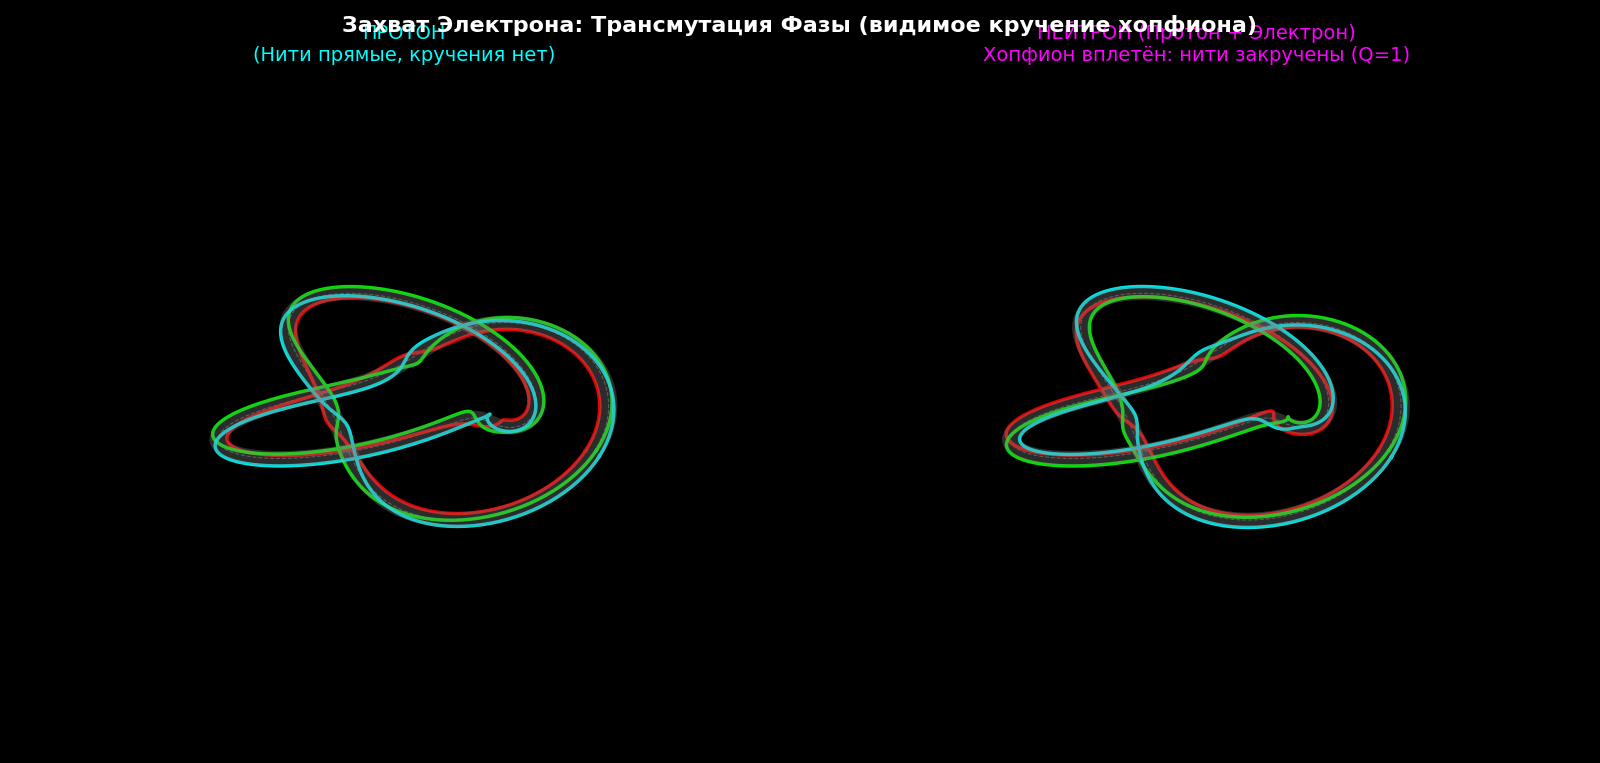

Here is the Python script that generated this plot:
import numpy as np
import matplotlib.pyplot as plt
from mpl_toolkits.mplot3d.art3d import Poly3DCollection, Line3DCollection

print("="*80)
print("РОЖДЕНИЕ НЕЙТРОНА: ТРУБКА С ЦВЕТНЫМИ НИТЯМИ (ВИДИМОЕ КРУЧЕНИЕ)")
print("="*80)

# ---------------------------------------------------------------------
# 1. Трилистник T(2,3)
# ---------------------------------------------------------------------
N_curve = 300
t = np.linspace(0, 2*np.pi, N_curve)
R, a = 2.0, 0.8

x = (R + a * np.cos(3*t)) * np.cos(2*t)
y = (R + a * np.cos(3*t)) * np.sin(2*t)
z = a * np.sin(3*t)
curve = np.vstack([x, y, z]).T

# ---------------------------------------------------------------------
# 2. Репер Френе
# ---------------------------------------------------------------------
def frenet_frame(curve):
    N_pts = len(curve)
    T = np.zeros_like(curve)
    for i in range(1, N_pts-1):
        T[i] = curve[i+1] - curve[i-1]
    T[0] = curve[1] - curve[0]
    T[-1] = curve[-1] - curve[-2]
    T = T / (np.linalg.norm(T, axis=1)[:, np.newaxis] + 1e-8)

    dT = np.zeros_like(curve)
    for i in range(1, N_pts-1):
        dT[i] = T[i+1] - T[i-1]
    dT[0] = T[1] - T[0]
    dT[-1] = T[-1] - T[-2]
    dT_norm = np.linalg.norm(dT, axis=1)
    N_vec = dT / (dT_norm[:, np.newaxis] + 1e-8)
    B_vec = np.cross(T, N_vec)
    return T, N_vec, B_vec

T, N, B = frenet_frame(curve)

# ---------------------------------------------------------------------
# 3. Построение трубок и цветных нитей
# ---------------------------------------------------------------------
def make_tube_with_threads(curve, N, B, twist_phase, radius, n_threads=3):
    """
    Возвращает:
      - vertices, faces для трубки (однотонной)
      - список нитей: каждая нить = массив точек (N_curve, 3)
    twist_phase: массив длины N_curve, добавочный угол поворота сечения.
    """
    N_pts = len(curve)
    # Углы нитей в сечении (равномерно)
    thread_angles = np.linspace(0, 2*np.pi, n_threads, endpoint=False)
    threads = [[] for _ in range(n_threads)]

    # Для трубки строим полную сетку
    n_circ = 24
    theta = np.linspace(0, 2*np.pi, n_circ, endpoint=False)
    vertices = []
    for i in range(N_pts):
        phase = twist_phase[i]
        N_rot = np.cos(phase)*N[i] + np.sin(phase)*B[i]
        B_rot = -np.sin(phase)*N[i] + np.cos(phase)*B[i]
        # Точки окружности для трубки
        for th in theta:
            vert = curve[i] + radius * (np.cos(th)*N_rot + np.sin(th)*B_rot)
            vertices.append(vert)
        # Точки для нитей (те же углы, но только несколько)
        for k, ang in enumerate(thread_angles):
            point = curve[i] + radius * (np.cos(ang)*N_rot + np.sin(ang)*B_rot)
            threads[k].append(point)

    vertices = np.array(vertices)
    # Грани трубки
    faces = []
    for i in range(N_pts-1):
        for j in range(n_circ):
            i_next = i+1
            j_next = (j+1) % n_circ
            v0 = i*n_circ + j
            v1 = i*n_circ + j_next
            v2 = i_next*n_circ + j_next
            v3 = i_next*n_circ + j
            faces.append([v0, v1, v2, v3])
    # Преобразуем нити в массивы
    threads_arrays = [np.array(th) for th in threads]
    return vertices, faces, threads_arrays

radius = 0.12  # тонкая трубка

# Протон: twist_phase = 0
twist_proton = np.zeros(N_curve)
verts_p, faces_p, threads_p = make_tube_with_threads(curve, N, B, twist_proton, radius, n_threads=3)

# Нейтрон: twist_phase от 0 до 2π
twist_neutron = 2 * np.pi * (t / (2*np.pi))
verts_n, faces_n, threads_n = make_tube_with_threads(curve, N, B, twist_neutron, radius, n_threads=3)

# ---------------------------------------------------------------------
# 4. Визуализация
# ---------------------------------------------------------------------
plt.style.use('dark_background')
fig = plt.figure(figsize=(16, 8), facecolor='black')
fig.suptitle('Захват Электрона: Трансмутация Фазы (видимое кручение хопфиона)', 
             fontsize=16, fontweight='bold', color='white')

# ПРОТОН
ax1 = fig.add_subplot(1, 2, 1, projection='3d')
ax1.set_facecolor('black')
ax1.plot(x, y, z, color='white', lw=0.8, linestyle='--', alpha=0.3)
# Трубка (полупрозрачная, серая)
tube_mesh = Poly3DCollection([verts_p[face] for face in faces_p], 
                             facecolor='gray', alpha=0.2, edgecolor='none')
ax1.add_collection3d(tube_mesh)
# Цветные нити (красная, зелёная, синяя)
colors = ['red', 'lime', 'cyan']
for i, thread in enumerate(threads_p):
    ax1.plot(thread[:,0], thread[:,1], thread[:,2], color=colors[i], lw=2.5, alpha=0.9)
ax1.set_xlim(-3, 3); ax1.set_ylim(-3, 3); ax1.set_zlim(-3, 3)
ax1.set_title("ПРОТОН\n(Нити прямые, кручения нет)", color='#00ffff', fontsize=14)
ax1.set_axis_off()

# НЕЙТРОН
ax2 = fig.add_subplot(1, 2, 2, projection='3d')
ax2.set_facecolor('black')
ax2.plot(x, y, z, color='white', lw=0.8, linestyle='--', alpha=0.3)
tube_mesh_n = Poly3DCollection([verts_n[face] for face in faces_n], 
                               facecolor='gray', alpha=0.2, edgecolor='none')
ax2.add_collection3d(tube_mesh_n)
for i, thread in enumerate(threads_n):
    ax2.plot(thread[:,0], thread[:,1], thread[:,2], color=colors[i], lw=2.5, alpha=0.9)
ax2.set_xlim(-3, 3); ax2.set_ylim(-3, 3); ax2.set_zlim(-3, 3)
ax2.set_title("НЕЙТРОН (Протон + Электрон)\nХопфион вплетён: нити закручены (Q=1)",
              color='#ff00ff', fontsize=14)
ax2.set_axis_off()

plt.tight_layout()
plt.show()
